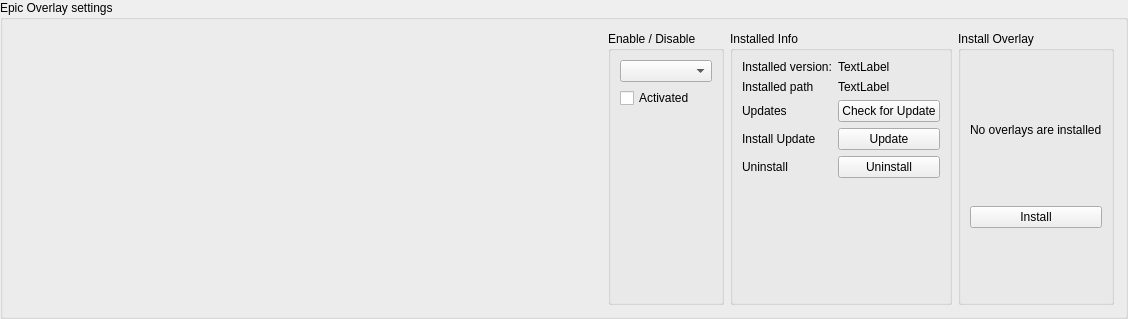
<?xml version="1.0" encoding="UTF-8"?>
<ui version="4.0">
    <class>EosWidget</class>
    <widget class="QGroupBox" name="EosWidget">
        <property name="geometry">
            <rect>
                <x>0</x>
                <y>0</y>
                <width>1128</width>
                <height>319</height>
            </rect>
        </property>
        <property name="windowTitle">
            <string notr="true">GroupBox</string>
        </property>
        <property name="title">
            <string>Epic Overlay settings</string>
        </property>
        <layout class="QHBoxLayout" name="horizontalLayout">
            <item>
                <widget class="QStackedWidget" name="info_stack">
                    <property name="currentIndex">
                        <number>-1</number>
                    </property>
                </widget>
            </item>
            <item>
                <widget class="QGroupBox" name="enable_gb">
                    <property name="sizePolicy">
                        <sizepolicy hsizetype="Maximum" vsizetype="Preferred">
                            <horstretch>0</horstretch>
                            <verstretch>0</verstretch>
                        </sizepolicy>
                    </property>
                    <property name="title">
                        <string>Enable / Disable</string>
                    </property>
                    <layout class="QVBoxLayout" name="verticalLayout">
                        <item alignment="Qt::AlignTop">
                            <widget class="QComboBox" name="select_pfx_combo"/>
                        </item>
                        <item>
                            <widget class="QCheckBox" name="enabled_cb">
                                <property name="text">
                                    <string>Activated</string>
                                </property>
                            </widget>
                        </item>
                        <item>
                            <widget class="QLabel" name="enabled_info_label">
                                <property name="font">
                                    <font>
                                        <italic>true</italic>
                                    </font>
                                </property>
                                <property name="text">
                                    <string/>
                                </property>
                            </widget>
                        </item>
                        <item>
                            <spacer name="verticalSpacer">
                                <property name="orientation">
                                    <enum>Qt::Vertical</enum>
                                </property>
                                <property name="sizeHint" stdset="0">
                                    <size>
                                        <width>20</width>
                                        <height>40</height>
                                    </size>
                                </property>
                            </spacer>
                        </item>
                    </layout>
                </widget>
            </item>
            <item>
                <widget class="QGroupBox" name="installed_info_gb">
                    <property name="title">
                        <string>Installed Info</string>
                    </property>
                    <layout class="QFormLayout" name="formLayout">
                        <item row="0" column="0">
                            <widget class="QLabel" name="installed_version_info_lbl">
                                <property name="text">
                                    <string>Installed version:</string>
                                </property>
                            </widget>
                        </item>
                        <item row="0" column="1">
                            <widget class="QLabel" name="installed_version_lbl">
                                <property name="text">
                                    <string notr="true">TextLabel</string>
                                </property>
                            </widget>
                        </item>
                        <item row="1" column="0">
                            <widget class="QLabel" name="installed_path_info_lbl">
                                <property name="text">
                                    <string>Installed path</string>
                                </property>
                            </widget>
                        </item>
                        <item row="1" column="1">
                            <widget class="QLabel" name="installed_path_lbl">
                                <property name="text">
                                    <string notr="true">TextLabel</string>
                                </property>
                            </widget>
                        </item>
                        <item row="2" column="0">
                            <widget class="QLabel" name="update_available_info_label">
                                <property name="text">
                                    <string>Updates</string>
                                </property>
                            </widget>
                        </item>
                        <item row="2" column="1">
                            <widget class="QPushButton" name="update_check_button">
                                <property name="sizePolicy">
                                    <sizepolicy hsizetype="Preferred" vsizetype="Minimum">
                                        <horstretch>0</horstretch>
                                        <verstretch>0</verstretch>
                                    </sizepolicy>
                                </property>
                                <property name="maximumSize">
                                    <size>
                                        <width>150</width>
                                        <height>16777215</height>
                                    </size>
                                </property>
                                <property name="text">
                                    <string>Check for Update</string>
                                </property>
                            </widget>
                        </item>
                        <item row="4" column="0">
                            <widget class="QLabel" name="uninstall_info_label">
                                <property name="text">
                                    <string>Uninstall</string>
                                </property>
                            </widget>
                        </item>
                        <item row="4" column="1">
                            <widget class="QPushButton" name="uninstall_button">
                                <property name="sizePolicy">
                                    <sizepolicy hsizetype="Preferred" vsizetype="Minimum">
                                        <horstretch>0</horstretch>
                                        <verstretch>0</verstretch>
                                    </sizepolicy>
                                </property>
                                <property name="maximumSize">
                                    <size>
                                        <width>150</width>
                                        <height>16777215</height>
                                    </size>
                                </property>
                                <property name="text">
                                    <string>Uninstall</string>
                                </property>
                            </widget>
                        </item>
                        <item row="3" column="1">
                            <widget class="QPushButton" name="update_button">
                                <property name="sizePolicy">
                                    <sizepolicy hsizetype="Preferred" vsizetype="Minimum">
                                        <horstretch>0</horstretch>
                                        <verstretch>0</verstretch>
                                    </sizepolicy>
                                </property>
                                <property name="maximumSize">
                                    <size>
                                        <width>150</width>
                                        <height>16777215</height>
                                    </size>
                                </property>
                                <property name="text">
                                    <string>Update</string>
                                </property>
                            </widget>
                        </item>
                        <item row="3" column="0">
                            <widget class="QLabel" name="update_info_lbl">
                                <property name="text">
                                    <string>Install Update</string>
                                </property>
                            </widget>
                        </item>
                    </layout>
                </widget>
            </item>
            <item>
                <widget class="QGroupBox" name="install_overlay_gb">
                    <property name="title">
                        <string>Install Overlay</string>
                    </property>
                    <layout class="QVBoxLayout" name="verticalLayout_4">
                        <item>
                            <widget class="QLabel" name="label">
                                <property name="sizePolicy">
                                    <sizepolicy hsizetype="Preferred" vsizetype="Maximum">
                                        <horstretch>0</horstretch>
                                        <verstretch>0</verstretch>
                                    </sizepolicy>
                                </property>
                                <property name="text">
                                    <string>No overlays are installed</string>
                                </property>
                            </widget>
                        </item>
                        <item>
                            <widget class="QPushButton" name="install_button">
                                <property name="text">
                                    <string>Install</string>
                                </property>
                            </widget>
                        </item>
                    </layout>
                </widget>
            </item>
        </layout>
    </widget>
    <resources/>
    <connections/>
</ui>
